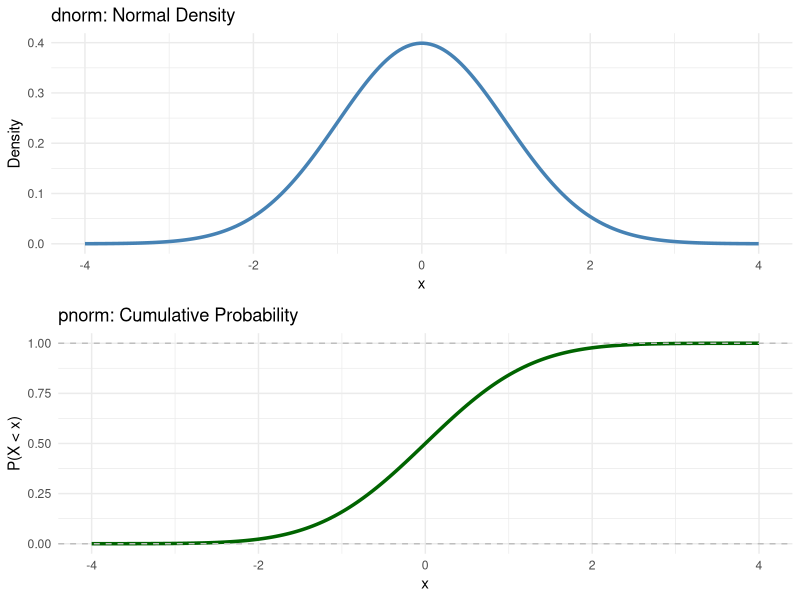
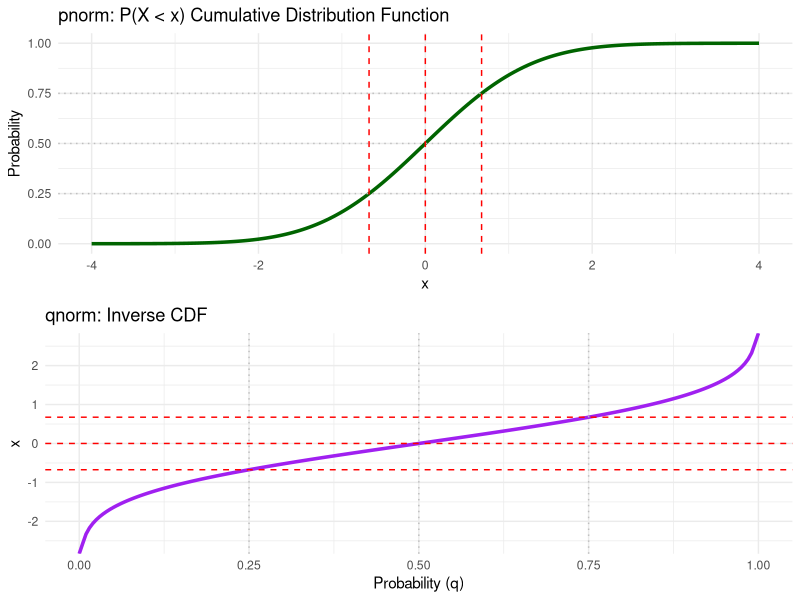

Recreate these plots in R, in order.
# ---- 0. Setup and load libraries ----

library(ggplot2)  # load the graphing library
library(gridExtra)  # for arranging ggplot plots

if(!require("rstudioapi")) install.packages("rstudioapi")
setwd(dirname(getSourceEditorContext()$path))  # set working directory


# ---- 1. Reminder: rnorm, dnorm, pnorm ----

# rnorm: generate random samples from a normal distribution
samples <- rnorm(1000, mean = 0, sd = 1)

# dnorm: probability density function (height of the curve at x)
x <- seq(-4, 4, length.out = 200)
densities <- dnorm(x, mean = 0, sd = 1)

df_density <- data.frame(x = x, density = densities)

p1 <- ggplot(df_density, aes(x = x, y = density)) +
  geom_line(color = "steelblue", size = 1.2) +
  labs(title = "dnorm: Normal Density", y = "Density", x = "x") +
  theme_minimal()

# pnorm: cumulative probability up to x (P(X < x))
cumulative <- pnorm(x, mean = 0, sd = 1)

df_cumulative <- data.frame(x = x, cumulative = cumulative)

p2 <- ggplot(df_cumulative, aes(x = x, y = cumulative)) +
  geom_line(color = "darkgreen", size = 1.2) +
  geom_hline(yintercept = c(0, 1), color = "gray", linetype = "dashed") +
  labs(title = "pnorm: Cumulative Probability", y = "P(X < x)", x = "x") +
  theme_minimal()

grid.arrange(p1, p2, nrow = 2)

# pnorm starts at 0 (far left), ends at 1 (far right)
# It gives the probability that a normal random variable is less than x

# ---- 3. What if we want to solve for x in P(X < x) = q? ----

# This is the inverse problem: given a probability q, what x satisfies P(X < x) = q?
# qnorm(q, mean, sd) gives the value x such that P(X < x) = q

# Example: Body temperatures of healthy humans are distributed nearly normally 
# with mean 98.2 degrees F and standard deviation 0.73 degrees F. What is the 
# cutoff for the highest 10% of human body temperatures?

# we can compute it using the nonstandard Normal(98.2, 0.73)
x = qnorm(0.9, mean = 98.2, sd = 0.73)  # About 99.1
print(x)

# or we can compute it using the standard Normal(0,1) 
# but then we have to un-z-score it by multiplying by the std and adding the mean
z = qnorm(0.9)
print(z*.73+98.2)

# ---- 4. Plot qnorm and visually relate to pnorm ----

# Plot qnorm for a sequence of probabilities
probs <- seq(0, 1, length.out = 200)
qnorm_x <- qnorm(probs, mean = 0, sd = 1)

df_qnorm <- data.frame(prob = probs, qnorm_x = qnorm_x)
df_lines <- data.frame(
  prob = c(0.25, 0.5, 0.75),
  x = qnorm(c(0.25, 0.5, 0.75))
)

p3 <- ggplot(df_cumulative, aes(x = x, y = cumulative)) +
  geom_line(color = "darkgreen", size = 1.2) +
  geom_hline(yintercept = df_lines$prob, color = "gray", linetype = "dotted") +
  geom_vline(xintercept = df_lines$x, color = "red", linetype = "dashed") +
  labs(title = "pnorm: P(X < x) Cumulative Distribution Function", y = "Probability", x = "x") +
  theme_minimal()

p4 <- ggplot(df_qnorm, aes(x = prob, y = qnorm_x)) +
  geom_line(color = "purple", size = 1.2) +
  geom_vline(xintercept = df_lines$prob, color = "gray", linetype = "dotted") +
  geom_hline(yintercept = df_lines$x, color = "red", linetype = "dashed") +
  labs(title = "qnorm: Inverse CDF", y = "x", x = "Probability (q)") +
  theme_minimal()

grid.arrange(p3, p4, nrow = 2)


# The qnorm curve is the inverse of the pnorm curve.
# For a given probability q, qnorm(q) gives the x value such that P(X < x) = q.
